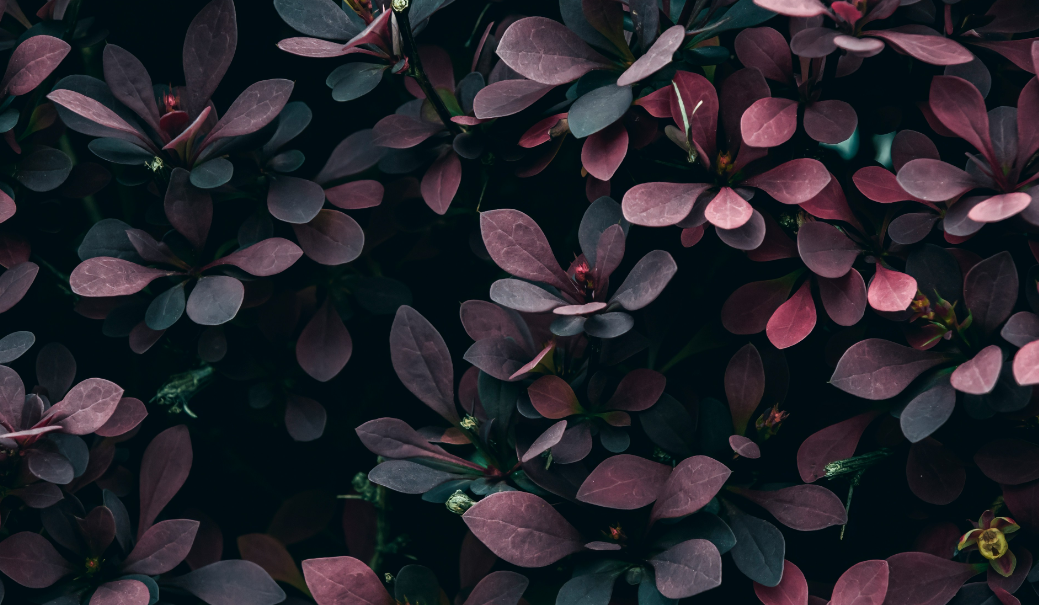
#> input picture images/berry.png, 1039 x 605 px, found by its file name
$ python assignment_13.py
#> lines starting #> are read from the running program, lines starting #| are printed output that depends on the picture; after the words box and inside, x2 and y2 are one past the last pixel; in counts of white or black regions, pixels touching at a corner belong together
import cv2
import numpy as np
import matplotlib.pyplot as plt
import os


def adjust_contrast(image, alpha, beta):
    return cv2.convertScaleAbs(image, alpha=alpha, beta=beta)


def plot_on_ax(ax, data, title, cmap="gray"):
    ax.imshow(data, cmap=cmap)
    ax.set_title(title, fontsize=10)
    ax.axis("off")


def resize_image(image, target_size=(256, 256)):
    return cv2.resize(image, target_size, interpolation=cv2.INTER_AREA)


image_paths = [
    "images/berry.png",
    "images/deer.jpg",
    "images/flower.jpg",
    "images/sunflower.png",
    "images/birds.jpg",
]

num_images = 5
cols_per_row = 6
num_rows = num_images * 2
num_cols = cols_per_row

fig, axs = plt.subplots(num_rows, num_cols, figsize=(num_cols * 3, num_rows * 2.5))

os.makedirs("images/output", exist_ok=True)

col_titles = [
    "Original",
    "Low Contrast",
    "High Contrast",
    "Normal LPF",
    "Normal HPF",
    "Normal BPF",
    "Low LPF",
    "Low HPF",
    "Low BPF",
    "High LPF",
    "High HPF",
    "High BPF",
]

for img_idx in range(num_images):
    image_path = image_paths[img_idx]


    row1 = img_idx * 2
    row2 = img_idx * 2 + 1


    original_image = cv2.imread(image_path, cv2.IMREAD_GRAYSCALE)
#> original_image: shape (605, 1039); min 6, max 240, mean 35.3
    original_image = resize_image(original_image)


    axs[row1, 0].set_ylabel(
        os.path.basename(image_path), rotation=90, size="large", labelpad=20
    )

    low_contrast_image = adjust_contrast(original_image, alpha=0.5, beta=50)
#> in adjust_contrast, `return cv2.convertScaleAbs(image, alpha=alpha, beta=beta)`:
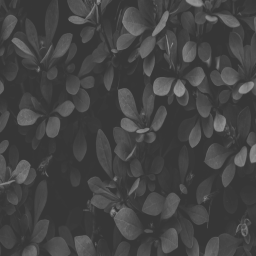
#> returned value: shape (256, 256); min 54, max 150, mean 67.5
    high_contrast_image = adjust_contrast(original_image, alpha=2.0, beta=-100)

    images = {
        "Normal": original_image,
        "Low": low_contrast_image,
        "High": high_contrast_image,
    }


    plot_on_ax(axs[row1, 0], images["Normal"], col_titles[0])
    plot_on_ax(axs[row1, 1], images["Low"], col_titles[1])
    plot_on_ax(axs[row1, 2], images["High"], col_titles[2])

    rows, cols = original_image.shape
#> rows = 256; cols = 256
    crow, ccol = rows // 2, cols // 2
#> crow = 128; ccol = 128

    mask_lpf = np.zeros((rows, cols), np.uint8)
    cv2.circle(mask_lpf, (ccol, crow), 30, 1, -1)
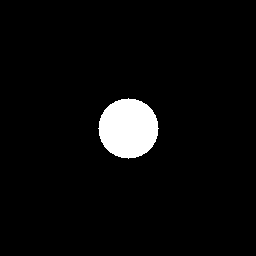
#> mask_lpf: shape (256, 256); values 0 (black) and 1 (white), 4.3% white; 1 white region, box (x1, y1, x2, y2) and area: (98, 98, 159, 159) 2821
    mask_hpf = np.ones((rows, cols), np.uint8)
    cv2.circle(mask_hpf, (ccol, crow), 30, 0, -1)
    mask_bpf = np.zeros((rows, cols), np.uint8)
    cv2.circle(mask_bpf, (ccol, crow), 80, 1, -1)
#> mask_bpf: shape (256, 256); values 0 (black) and 1 (white), 30.6% white; 1 white region, box (x1, y1, x2, y2) and area: (48, 48, 209, 209) 20081
    cv2.circle(mask_bpf, (ccol, crow), 20, 0, -1)
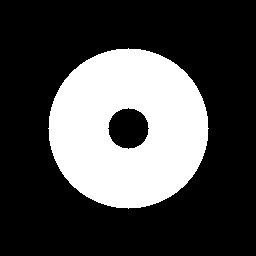
#> mask_bpf: shape (256, 256); values 0 (black) and 1 (white), 28.7% white; 1 white region, box (x1, y1, x2, y2) and area: (48, 48, 209, 209) 18824

    filters = {"LPF": mask_lpf, "HPF": mask_hpf, "BPF": mask_bpf}

    f_transforms_shifted = {}
    contrast_types = ["Normal", "Low", "High"]

    for j, contrast in enumerate(contrast_types):
        img = images[contrast]
        f_transform = np.fft.fft2(img)
        f_transforms_shifted[contrast] = np.fft.fftshift(f_transform)
#> after the loop, f_transforms_shifted = 3 items

    col_idx = 3

    for k, (filter_name, mask) in enumerate(filters.items()):
        f_filtered_shifted = f_transforms_shifted["Normal"] * mask
        f_inverse_shifted = np.fft.ifftshift(f_filtered_shifted)
        img_filtered = np.abs(np.fft.ifft2(f_inverse_shifted))
        img_filtered_normalized = cv2.normalize(
            img_filtered, None, 0, 255, cv2.NORM_MINMAX
        ).astype(np.uint8)

        plot_on_ax(axs[row1, col_idx], img_filtered_normalized, col_titles[col_idx])
        col_idx += 1
#> after the loop, col_idx = 6

    col_idx = 0

    for k, (filter_name, mask) in enumerate(filters.items()):
        f_filtered_shifted = f_transforms_shifted["Low"] * mask
        f_inverse_shifted = np.fft.ifftshift(f_filtered_shifted)
        img_filtered = np.abs(np.fft.ifft2(f_inverse_shifted))
        img_filtered_normalized = cv2.normalize(
            img_filtered, None, 0, 255, cv2.NORM_MINMAX
        ).astype(np.uint8)

        plot_on_ax(axs[row2, col_idx], img_filtered_normalized, col_titles[6 + col_idx])
        col_idx += 1
#> this loop made 3 passes
#> pass 1, `img_filtered_normalized = cv2.normalize( img_filtered, None, 0, 255, c..`:
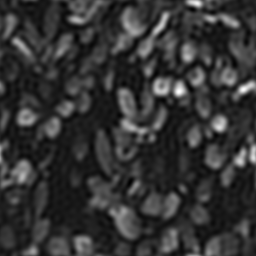
#> img_filtered_normalized: shape (256, 256); min 0, max 255, mean 52.2
#> after the loop:
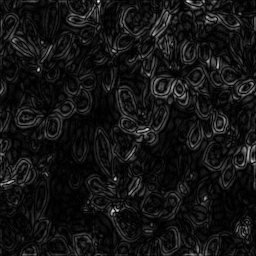
#> img_filtered: shape (256, 256) float64; min 1.05e-05, max 66.33, mean 5.3; drawn with min black and max white
#> after the loop, col_idx = 3


    for k, (filter_name, mask) in enumerate(filters.items()):
        f_filtered_shifted = f_transforms_shifted["High"] * mask
        f_inverse_shifted = np.fft.ifftshift(f_filtered_shifted)
        img_filtered = np.abs(np.fft.ifft2(f_inverse_shifted))
        img_filtered_normalized = cv2.normalize(
            img_filtered, None, 0, 255, cv2.NORM_MINMAX
        ).astype(np.uint8)

        plot_on_ax(axs[row2, col_idx], img_filtered_normalized, col_titles[6 + col_idx])
        col_idx += 1
#> this loop made 3 passes
#> pass 1, `img_filtered = np.abs(np.fft.ifft2(f_inverse_shifted))`:
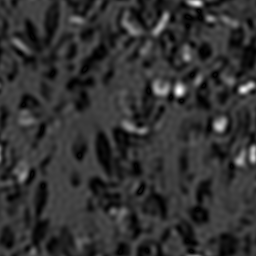
#> img_filtered: shape (256, 256) float64; min 0.000429, max 313.4, mean 62.2; drawn with min black and max white
#> after the loop:
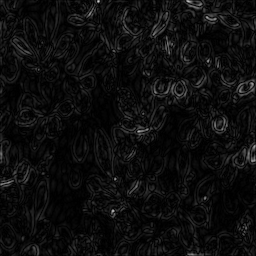
#> img_filtered: shape (256, 256) float64; min 1.29e-05, max 206.4, mean 13.6
#> after the loop, col_idx = 6

    print(f"Processed row for {image_path}")
#> pass 2 of the loop `for img_idx in range(num_images):`:
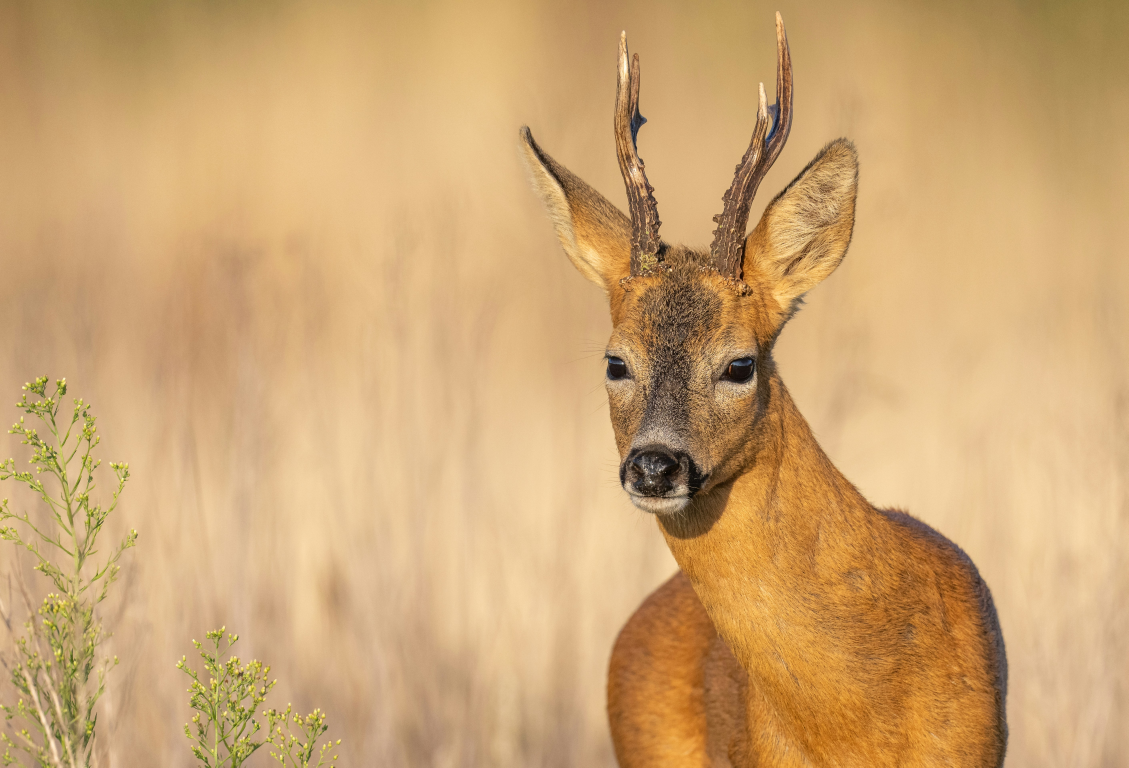
#> input picture images/deer.jpg, 5642 x 3837 px, found by its file name (shown at 1/5 size)
#> original_image: shape (3837, 5642)
#> after the loop `for k, (filter_name, mask) in enumerate(filters.items()):`: col_idx = 3
#> the loop `for k, (filter_name, mask) in enumerate(filters.items()):` made 3 passes
#> pass 1, `img_filtered = np.abs(np.fft.ifft2(f_inverse_shifted))`:
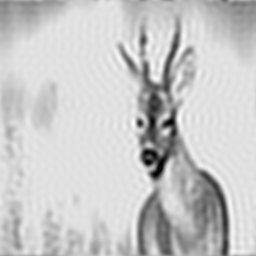
#> img_filtered: shape (256, 256) float64; min 0.815, max 289, mean 226.9; drawn with min black and max white
#> after the loop `for k, (filter_name, mask) in enumerate(filters.items()):`:
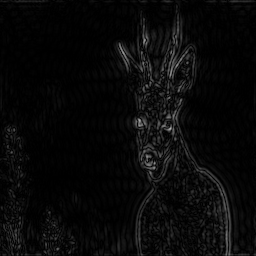
#> img_filtered: shape (256, 256) float64; min 4.1e-05, max 179.6, mean 9.2
#> after the loop `for k, (filter_name, mask) in enumerate(filters.items()):`: col_idx = 6
#> pass 3 of the loop `for img_idx in range(num_images):`:
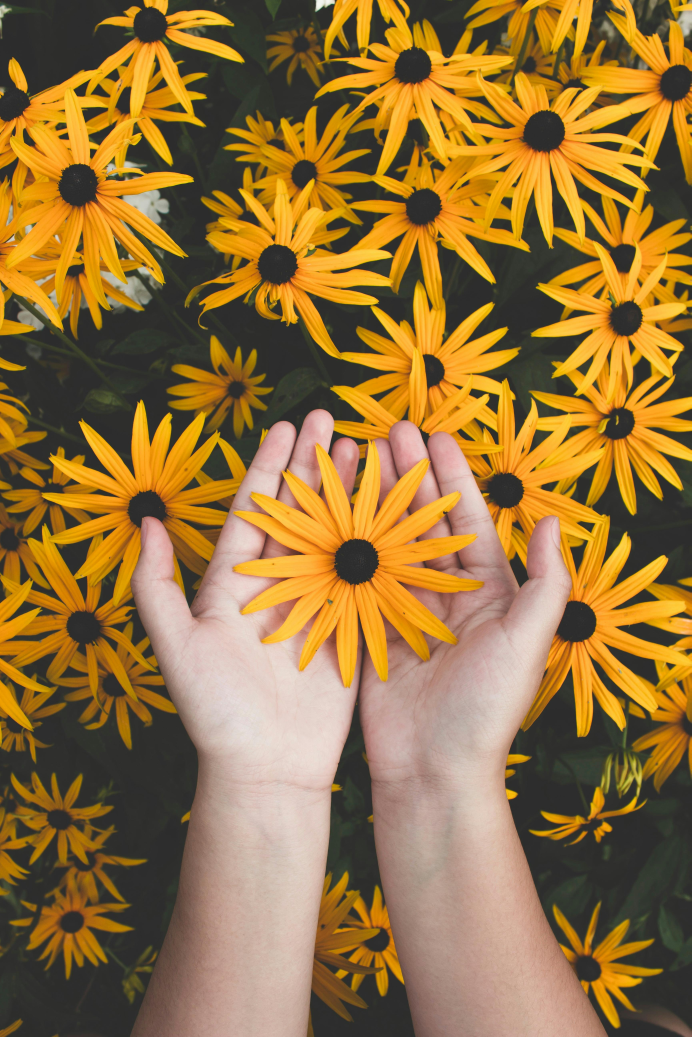
#> input picture images/flower.jpg, 3456 x 5184 px, found by its file name (shown at 1/5 size)
#> `original_image = cv2.imread(image_path, cv2.IMREAD_GRAYSCALE)`:
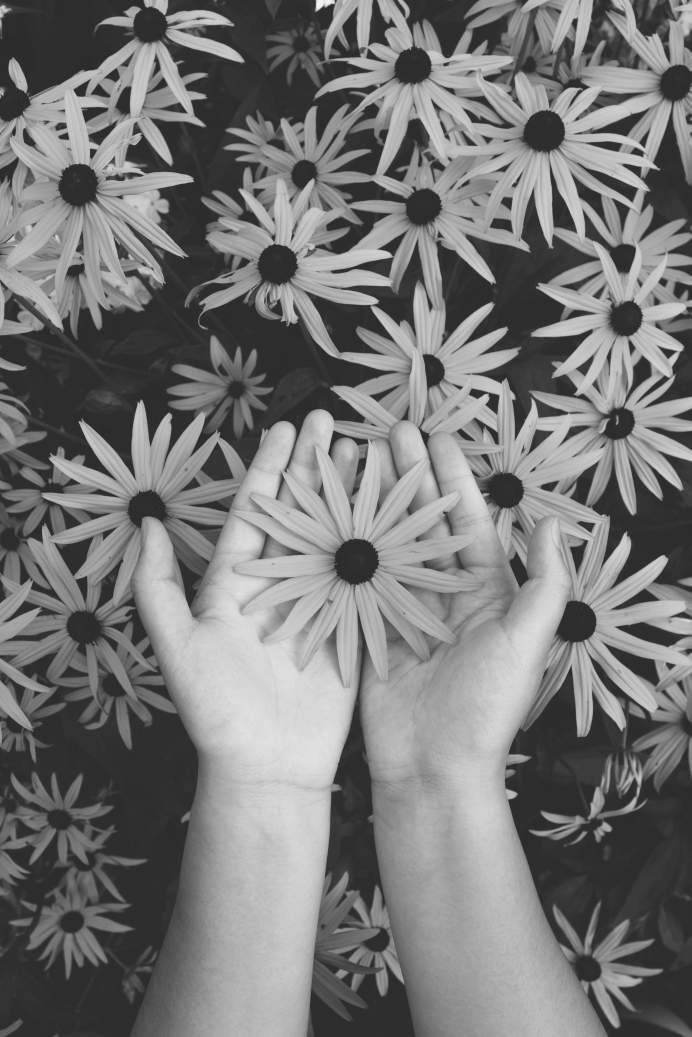
#> original_image: shape (5184, 3456) (shown at 1/5 size); min 25, max 246, mean 118.9
#> in adjust_contrast (call 5), `return cv2.convertScaleAbs(image, alpha=alpha, beta=beta)`:
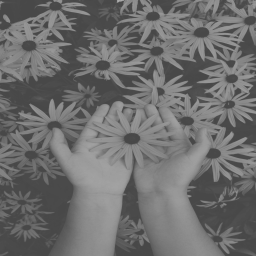
#> returned value: shape (256, 256); min 72, max 171, mean 109.4
#> after the loop `for k, (filter_name, mask) in enumerate(filters.items()):`: col_idx = 3
#> after the loop `for k, (filter_name, mask) in enumerate(filters.items()):`: col_idx = 6
#> the loop made 5 passes; the first 3 are shown

for j in range(6):
    if j < len(col_titles):
        axs[0, j].set_title(col_titles[j], fontsize=10, pad=20)
#> this loop made 6 passes


row2_titles = ["Low LPF", "Low HPF", "Low BPF", "High LPF", "High HPF", "High BPF"]
for j in range(6):
    if j < len(row2_titles):
        axs[1, j].set_title(row2_titles[j], fontsize=10, pad=20)


for i in range(2, num_rows):
    for j in range(num_cols):
        axs[i, j].set_title("")

plt.tight_layout(rect=[0.02, 0.0, 1, 0.98])

output_filename = "images/output/all_in_one_figure.png"

plt.savefig(output_filename, dpi=200, bbox_inches="tight")
plt.close()

print(f"\nProcessing complete. All results saved in '{output_filename}'")
